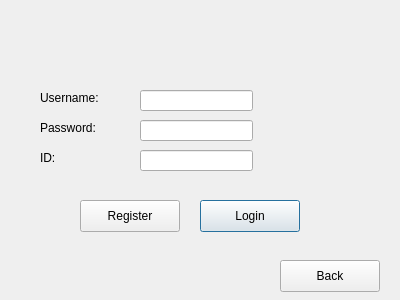
<?xml version="1.0" encoding="UTF-8"?>
<ui version="4.0">
 <class>StudentLogin</class>
 <widget class="QDialog" name="StudentLogin">
  <property name="geometry">
   <rect>
    <x>0</x>
    <y>0</y>
    <width>400</width>
    <height>300</height>
   </rect>
  </property>
  <property name="windowTitle">
   <string>Dialog</string>
  </property>
  <widget class="QLabel" name="label_username">
   <property name="geometry">
    <rect>
     <x>40</x>
     <y>90</y>
     <width>71</width>
     <height>16</height>
    </rect>
   </property>
   <property name="text">
    <string>Username:</string>
   </property>
  </widget>
  <widget class="QLabel" name="label_password">
   <property name="geometry">
    <rect>
     <x>40</x>
     <y>120</y>
     <width>61</width>
     <height>16</height>
    </rect>
   </property>
   <property name="text">
    <string>Password: </string>
   </property>
  </widget>
  <widget class="QPushButton" name="Login_button">
   <property name="geometry">
    <rect>
     <x>200</x>
     <y>200</y>
     <width>100</width>
     <height>32</height>
    </rect>
   </property>
   <property name="text">
    <string>Login</string>
   </property>
  </widget>
  <widget class="QLineEdit" name="lineEdit_username">
   <property name="geometry">
    <rect>
     <x>140</x>
     <y>90</y>
     <width>113</width>
     <height>21</height>
    </rect>
   </property>
   <property name="text">
    <string/>
   </property>
  </widget>
  <widget class="QLineEdit" name="lineEdit_password">
   <property name="geometry">
    <rect>
     <x>140</x>
     <y>120</y>
     <width>113</width>
     <height>21</height>
    </rect>
   </property>
   <property name="text">
    <string/>
   </property>
  </widget>
  <widget class="QLabel" name="status">
   <property name="geometry">
    <rect>
     <x>60</x>
     <y>190</y>
     <width>58</width>
     <height>16</height>
    </rect>
   </property>
   <property name="text">
    <string/>
   </property>
  </widget>
  <widget class="QPushButton" name="backButton">
   <property name="geometry">
    <rect>
     <x>280</x>
     <y>260</y>
     <width>100</width>
     <height>32</height>
    </rect>
   </property>
   <property name="text">
    <string>Back</string>
   </property>
  </widget>
  <widget class="QPushButton" name="Registerbutton">
   <property name="geometry">
    <rect>
     <x>80</x>
     <y>200</y>
     <width>100</width>
     <height>32</height>
    </rect>
   </property>
   <property name="text">
    <string>Register</string>
   </property>
  </widget>
  <widget class="QLabel" name="label_id">
   <property name="geometry">
    <rect>
     <x>40</x>
     <y>150</y>
     <width>81</width>
     <height>16</height>
    </rect>
   </property>
   <property name="text">
    <string>ID:</string>
   </property>
  </widget>
  <widget class="QLineEdit" name="lineEdit_id">
   <property name="geometry">
    <rect>
     <x>140</x>
     <y>150</y>
     <width>113</width>
     <height>21</height>
    </rect>
   </property>
   <property name="text">
    <string/>
   </property>
  </widget>
 </widget>
 <resources/>
 <connections/>
</ui>
